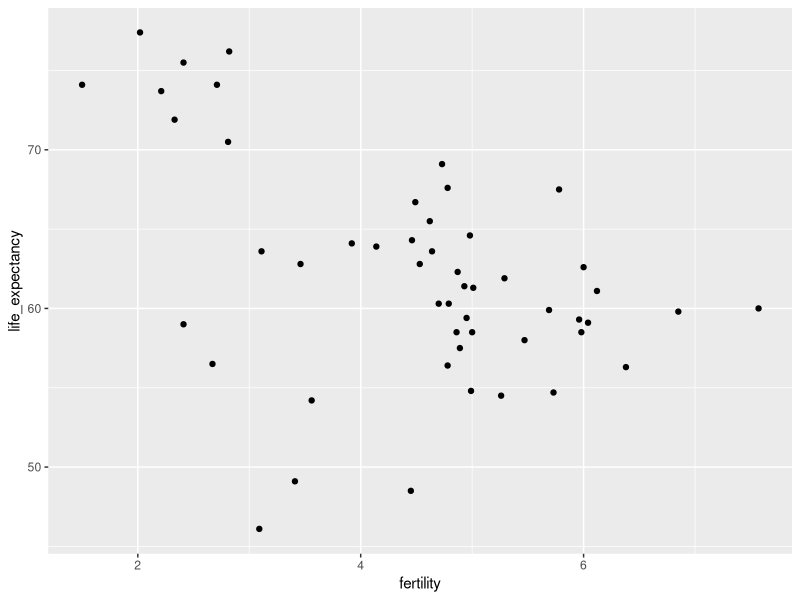
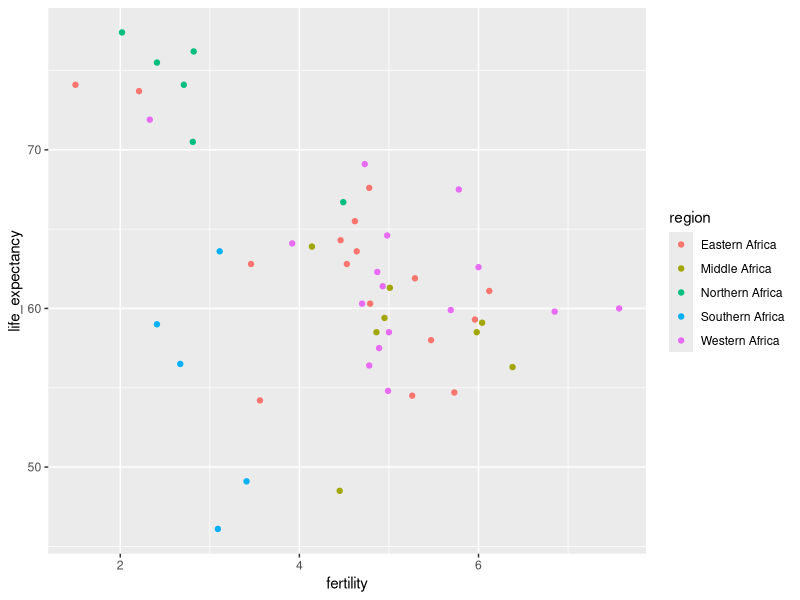
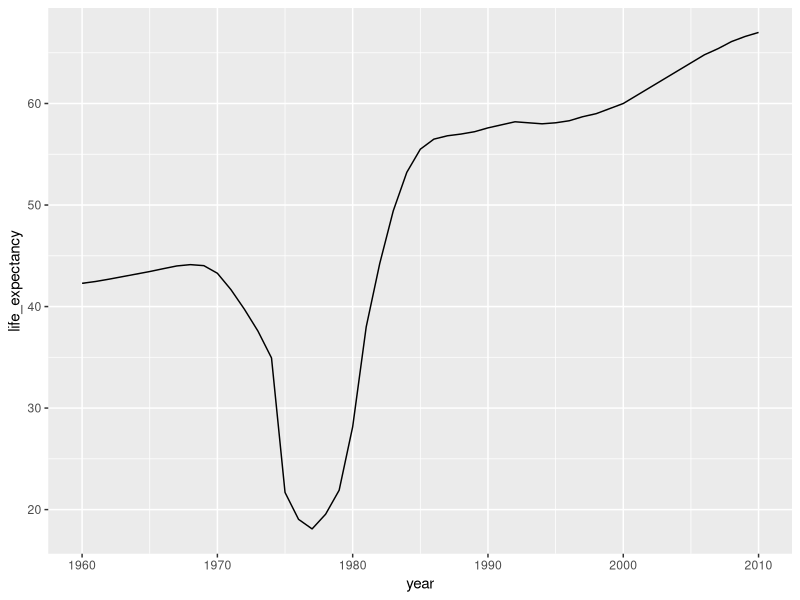
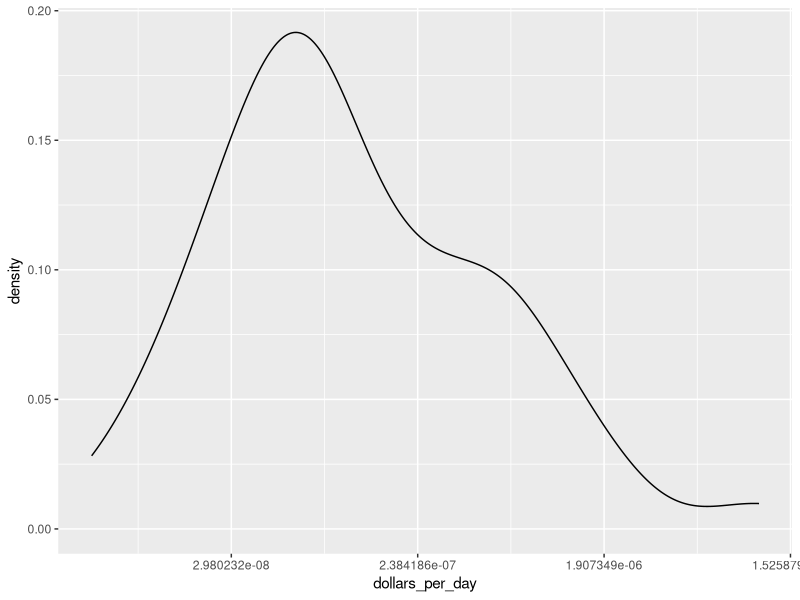
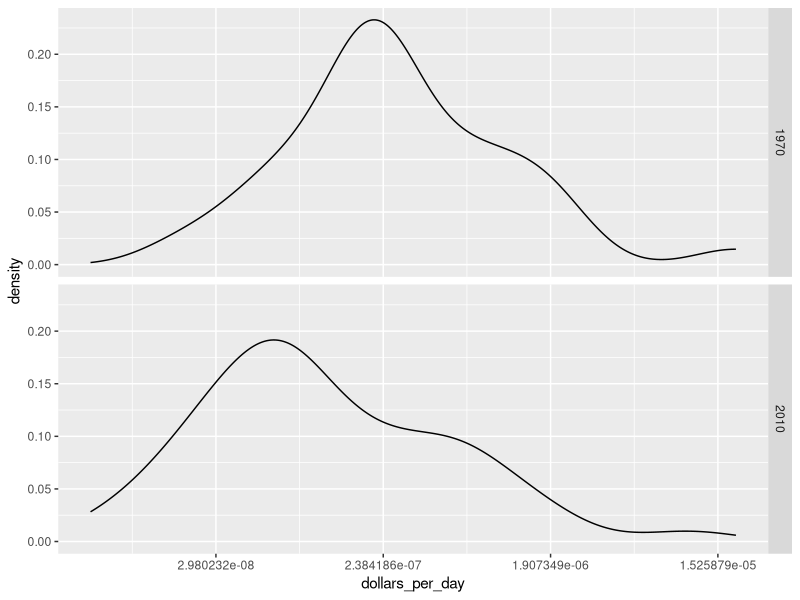

Recreate these plots in R, in order.
###### Section 4: Gapminder ######

###Section 4.2: Exploring the Gapminder Dataset
library(dplyr)
library(ggplot2)
library(dslabs)
data(gapminder)

  #1: Using ggplot and the points layer, create a scatter plot of life expectancy versus fertility for the African continent in 2012
gapminder %>%
  filter(continent == "Africa", year == 2012) %>%
  ggplot(aes(fertility, life_expectancy)) +
    geom_point()
  #2: Remake the plot from the previous exercises but this time use color to distinguish the different regions of Africa.
gapminder %>%
  filter(continent == "Africa", year == 2012) %>%
  ggplot(aes(fertility, life_expectancy, color = region )) +
  geom_point()
  #3: Create a table showing the country and region for the African countries (use select) that in 2012 had fertility rates of 3 or less and life expectancies of at least 70.
      #Assign your result to a data frame called df
df<- gapminder%>%
  filter (continent == "Africa", year == 2012, fertility <= 3, life_expectancy >= 70)  %>%
  select(country, region)
  #4: Use filter to create a table tab with data for the years from 1960 to 2010 in Vietnam and the United States.
years<- c(1960:2010)
countries<- c("Vietnam", "United States")
tab<- gapminder%>%
  filter(year %in% years, country %in% countries)
  #5: Plot life expectancy vs year for Vietnam and the United States and save the plot as p.
p<-tab %>%
  ggplot(aes(year, life_expectancy, color = country)) +
  geom_line()
  #6: Use a single line of code to create a time series plot from 1960 to 2010 of life expectancy vs year for Cambodia
gapminder %>%
  filter(country == "Cambodia", year %in% years) %>%
  ggplot(aes(year, life_expectancy)) +
  geom_line()
  #7: Create a dollars_per_day variable for African countries, which is defined as gdp/population/365. Remove NA values.
     #Save the dataset as daydollars
daydollars<-gapminder %>%
  mutate(dollars_per_day = gdp/population/gdp) %>%
  filter(continent == "Africa", year == 2010, !is.na(dollars_per_day))
  #8: Create a smooth density plot of dollars per day from daydollars using log(base2)scale for the x axis
daydollars %>%
  ggplot(aes(x = dollars_per_day)) +
  geom_density() +
  scale_x_continuous(trans = "log2")
  #9: Create the dollars_per_day variable but for African countries in the years 1970 and 2010 this time.
      #Create a smooth density plot of dollars per day for 1970 and 2010 using a log (base 2) scale for the x axis.
gapminder %>%
  mutate(dollars_per_day = gdp/population/gdp) %>%
  filter(continent == "Africa", year %in%  c(1970, 2010), !is.na(dollars_per_day)) %>%
  ggplot(aes(x = dollars_per_day)) +
  geom_density() +
  scale_x_continuous(trans = "log2") +
  facet_grid(year~.)
